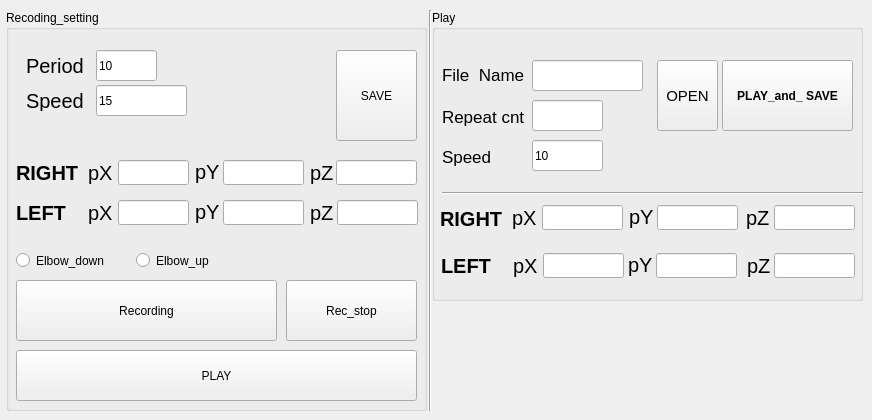
    <widget class="QWidget" name="tab_2">
     <attribute name="title">
      <string>Moving_path_recording</string>
     </attribute>
     <widget class="QGroupBox" name="groupBox_6">
      <property name="geometry">
       <rect>
        <x>6</x>
        <y>10</y>
        <width>421</width>
        <height>401</height>
       </rect>
      </property>
      <property name="title">
       <string>Recoding_setting</string>
      </property>
      <widget class="QLabel" name="label_4">
       <property name="geometry">
        <rect>
         <x>20</x>
         <y>45</y>
         <width>61</width>
         <height>21</height>
        </rect>
       </property>
       <property name="font">
        <font>
         <pointsize>15</pointsize>
         <weight>50</weight>
         <bold>false</bold>
        </font>
       </property>
       <property name="text">
        <string>Period</string>
       </property>
      </widget>
      <widget class="QLineEdit" name="recording_period">
       <property name="geometry">
        <rect>
         <x>90</x>
         <y>40</y>
         <width>61</width>
         <height>31</height>
        </rect>
       </property>
       <property name="text">
        <string>10</string>
       </property>
      </widget>
      <widget class="QLabel" name="label_56">
       <property name="geometry">
        <rect>
         <x>304</x>
         <y>147</y>
         <width>31</width>
         <height>31</height>
        </rect>
       </property>
       <property name="font">
        <font>
         <pointsize>15</pointsize>
         <weight>50</weight>
         <bold>false</bold>
        </font>
       </property>
       <property name="text">
        <string>pZ</string>
       </property>
      </widget>
      <widget class="QLabel" name="label_54">
       <property name="geometry">
        <rect>
         <x>10</x>
         <y>147</y>
         <width>71</width>
         <height>31</height>
        </rect>
       </property>
       <property name="font">
        <font>
         <pointsize>15</pointsize>
         <weight>75</weight>
         <bold>true</bold>
        </font>
       </property>
       <property name="text">
        <string>RIGHT</string>
       </property>
      </widget>
      <widget class="QLineEdit" name="r_path_py">
       <property name="geometry">
        <rect>
         <x>217</x>
         <y>150</y>
         <width>81</width>
         <height>25</height>
        </rect>
       </property>
      </widget>
      <widget class="QLabel" name="label_53">
       <property name="geometry">
        <rect>
         <x>82</x>
         <y>147</y>
         <width>31</width>
         <height>31</height>
        </rect>
       </property>
       <property name="font">
        <font>
         <pointsize>15</pointsize>
         <weight>50</weight>
         <bold>false</bold>
        </font>
       </property>
       <property name="text">
        <string>pX</string>
       </property>
      </widget>
      <widget class="QLineEdit" name="r_path_pz">
       <property name="geometry">
        <rect>
         <x>330</x>
         <y>150</y>
         <width>81</width>
         <height>25</height>
        </rect>
       </property>
      </widget>
      <widget class="QLabel" name="label_55">
       <property name="geometry">
        <rect>
         <x>189</x>
         <y>146</y>
         <width>31</width>
         <height>31</height>
        </rect>
       </property>
       <property name="font">
        <font>
         <pointsize>15</pointsize>
         <weight>50</weight>
         <bold>false</bold>
        </font>
       </property>
       <property name="text">
        <string>pY</string>
       </property>
      </widget>
      <widget class="QLineEdit" name="r_path_px">
       <property name="geometry">
        <rect>
         <x>112</x>
         <y>150</y>
         <width>71</width>
         <height>25</height>
        </rect>
       </property>
      </widget>
      <widget class="QLabel" name="label_60">
       <property name="geometry">
        <rect>
         <x>10</x>
         <y>187</y>
         <width>51</width>
         <height>31</height>
        </rect>
       </property>
       <property name="font">
        <font>
         <pointsize>15</pointsize>
         <weight>75</weight>
         <bold>true</bold>
        </font>
       </property>
       <property name="text">
        <string>LEFT</string>
       </property>
      </widget>
      <widget class="QLabel" name="label_59">
       <property name="geometry">
        <rect>
         <x>189</x>
         <y>186</y>
         <width>31</width>
         <height>31</height>
        </rect>
       </property>
       <property name="font">
        <font>
         <pointsize>15</pointsize>
         <weight>50</weight>
         <bold>false</bold>
        </font>
       </property>
       <property name="text">
        <string>pY</string>
       </property>
      </widget>
      <widget class="QLineEdit" name="l_path_pz">
       <property name="geometry">
        <rect>
         <x>331</x>
         <y>190</y>
         <width>81</width>
         <height>25</height>
        </rect>
       </property>
      </widget>
      <widget class="QLabel" name="label_58">
       <property name="geometry">
        <rect>
         <x>82</x>
         <y>187</y>
         <width>31</width>
         <height>31</height>
        </rect>
       </property>
       <property name="font">
        <font>
         <pointsize>15</pointsize>
         <weight>50</weight>
         <bold>false</bold>
        </font>
       </property>
       <property name="text">
        <string>pX</string>
       </property>
      </widget>
      <widget class="QLabel" name="label_57">
       <property name="geometry">
        <rect>
         <x>304</x>
         <y>187</y>
         <width>31</width>
         <height>31</height>
        </rect>
       </property>
       <property name="font">
        <font>
         <pointsize>15</pointsize>
         <weight>50</weight>
         <bold>false</bold>
        </font>
       </property>
       <property name="text">
        <string>pZ</string>
       </property>
      </widget>
      <widget class="QLineEdit" name="l_path_py">
       <property name="geometry">
        <rect>
         <x>217</x>
         <y>190</y>
         <width>81</width>
         <height>25</height>
        </rect>
       </property>
      </widget>
      <widget class="QLineEdit" name="l_path_px">
       <property name="geometry">
        <rect>
         <x>112</x>
         <y>190</y>
         <width>71</width>
         <height>25</height>
        </rect>
       </property>
      </widget>
      <widget class="QPushButton" name="recording_save">
       <property name="geometry">
        <rect>
         <x>330</x>
         <y>40</y>
         <width>81</width>
         <height>91</height>
        </rect>
       </property>
       <property name="text">
        <string>SAVE</string>
       </property>
      </widget>
      <widget class="QPushButton" name="recording">
       <property name="geometry">
        <rect>
         <x>10</x>
         <y>270</y>
         <width>261</width>
         <height>61</height>
        </rect>
       </property>
       <property name="font">
        <font>
         <weight>50</weight>
         <bold>false</bold>
        </font>
       </property>
       <property name="text">
        <string>Recording</string>
       </property>
      </widget>
      <widget class="QPushButton" name="recording_stop">
       <property name="geometry">
        <rect>
         <x>280</x>
         <y>270</y>
         <width>131</width>
         <height>61</height>
        </rect>
       </property>
       <property name="text">
        <string>Rec_stop</string>
       </property>
      </widget>
      <widget class="QPushButton" name="recording_play">
       <property name="geometry">
        <rect>
         <x>10</x>
         <y>340</y>
         <width>401</width>
         <height>51</height>
        </rect>
       </property>
       <property name="text">
        <string>PLAY</string>
       </property>
      </widget>
      <widget class="QLineEdit" name="recording_play_speed">
       <property name="geometry">
        <rect>
         <x>90</x>
         <y>75</y>
         <width>91</width>
         <height>31</height>
        </rect>
       </property>
       <property name="text">
        <string>15</string>
       </property>
      </widget>
      <widget class="QLabel" name="label_33">
       <property name="geometry">
        <rect>
         <x>20</x>
         <y>80</y>
         <width>61</width>
         <height>21</height>
        </rect>
       </property>
       <property name="font">
        <font>
         <pointsize>15</pointsize>
         <weight>50</weight>
         <bold>false</bold>
        </font>
       </property>
       <property name="text">
        <string>Speed</string>
       </property>
      </widget>
      <widget class="QRadioButton" name="elbow_down">
       <property name="geometry">
        <rect>
         <x>10</x>
         <y>240</y>
         <width>112</width>
         <height>21</height>
        </rect>
       </property>
       <property name="text">
        <string>Elbow_down</string>
       </property>
      </widget>
      <widget class="QRadioButton" name="elbow_up">
       <property name="geometry">
        <rect>
         <x>130</x>
         <y>240</y>
         <width>91</width>
         <height>21</height>
        </rect>
       </property>
       <property name="text">
        <string>Elbow_up</string>
       </property>
      </widget>
     </widget>
     <widget class="QGroupBox" name="groupBox_7">
      <property name="geometry">
       <rect>
        <x>432</x>
        <y>10</y>
        <width>431</width>
        <height>291</height>
       </rect>
      </property>
      <property name="title">
       <string>Play</string>
      </property>
      <widget class="QPushButton" name="path_play">
       <property name="geometry">
        <rect>
         <x>290</x>
         <y>50</y>
         <width>131</width>
         <height>71</height>
        </rect>
       </property>
       <property name="font">
        <font>
         <weight>75</weight>
         <bold>true</bold>
        </font>
       </property>
       <property name="text">
        <string>PLAY_and_ SAVE</string>
       </property>
      </widget>
      <widget class="QLabel" name="label_68">
       <property name="geometry">
        <rect>
         <x>80</x>
         <y>192</y>
         <width>31</width>
         <height>31</height>
        </rect>
       </property>
       <property name="font">
        <font>
         <pointsize>15</pointsize>
         <weight>50</weight>
         <bold>false</bold>
        </font>
       </property>
       <property name="text">
        <string>pX</string>
       </property>
      </widget>
      <widget class="QLabel" name="label_63">
       <property name="geometry">
        <rect>
         <x>314</x>
         <y>192</y>
         <width>31</width>
         <height>31</height>
        </rect>
       </property>
       <property name="font">
        <font>
         <pointsize>15</pointsize>
         <weight>50</weight>
         <bold>false</bold>
        </font>
       </property>
       <property name="text">
        <string>pZ</string>
       </property>
      </widget>
      <widget class="QLabel" name="label_67">
       <property name="geometry">
        <rect>
         <x>8</x>
         <y>193</y>
         <width>71</width>
         <height>31</height>
        </rect>
       </property>
       <property name="font">
        <font>
         <pointsize>15</pointsize>
         <weight>75</weight>
         <bold>true</bold>
        </font>
       </property>
       <property name="text">
        <string>RIGHT</string>
       </property>
      </widget>
      <widget class="QLabel" name="label_61">
       <property name="geometry">
        <rect>
         <x>315</x>
         <y>240</y>
         <width>31</width>
         <height>31</height>
        </rect>
       </property>
       <property name="font">
        <font>
         <pointsize>15</pointsize>
         <weight>50</weight>
         <bold>false</bold>
        </font>
       </property>
       <property name="text">
        <string>pZ</string>
       </property>
      </widget>
      <widget class="QLineEdit" name="r_path_play_py">
       <property name="geometry">
        <rect>
         <x>225</x>
         <y>195</y>
         <width>81</width>
         <height>25</height>
        </rect>
       </property>
      </widget>
      <widget class="QLineEdit" name="l_path_play_px">
       <property name="geometry">
        <rect>
         <x>111</x>
         <y>243</y>
         <width>81</width>
         <height>25</height>
        </rect>
       </property>
      </widget>
      <widget class="QLabel" name="label_65">
       <property name="geometry">
        <rect>
         <x>196</x>
         <y>239</y>
         <width>31</width>
         <height>31</height>
        </rect>
       </property>
       <property name="font">
        <font>
         <pointsize>15</pointsize>
         <weight>50</weight>
         <bold>false</bold>
        </font>
       </property>
       <property name="text">
        <string>pY</string>
       </property>
      </widget>
      <widget class="QLabel" name="label_66">
       <property name="geometry">
        <rect>
         <x>197</x>
         <y>191</y>
         <width>31</width>
         <height>31</height>
        </rect>
       </property>
       <property name="font">
        <font>
         <pointsize>15</pointsize>
         <weight>50</weight>
         <bold>false</bold>
        </font>
       </property>
       <property name="text">
        <string>pY</string>
       </property>
      </widget>
      <widget class="QLineEdit" name="l_path_play_pz">
       <property name="geometry">
        <rect>
         <x>342</x>
         <y>243</y>
         <width>81</width>
         <height>25</height>
        </rect>
       </property>
      </widget>
      <widget class="QLineEdit" name="r_path_play_px">
       <property name="geometry">
        <rect>
         <x>110</x>
         <y>195</y>
         <width>81</width>
         <height>25</height>
        </rect>
       </property>
      </widget>
      <widget class="QLineEdit" name="l_path_play_py">
       <property name="geometry">
        <rect>
         <x>224</x>
         <y>243</y>
         <width>81</width>
         <height>25</height>
        </rect>
       </property>
      </widget>
      <widget class="QLabel" name="label_64">
       <property name="geometry">
        <rect>
         <x>9</x>
         <y>240</y>
         <width>51</width>
         <height>31</height>
        </rect>
       </property>
       <property name="font">
        <font>
         <pointsize>15</pointsize>
         <weight>75</weight>
         <bold>true</bold>
        </font>
       </property>
       <property name="text">
        <string>LEFT</string>
       </property>
      </widget>
      <widget class="QLabel" name="label_62">
       <property name="geometry">
        <rect>
         <x>81</x>
         <y>240</y>
         <width>31</width>
         <height>31</height>
        </rect>
       </property>
       <property name="font">
        <font>
         <pointsize>15</pointsize>
         <weight>50</weight>
         <bold>false</bold>
        </font>
       </property>
       <property name="text">
        <string>pX</string>
       </property>
      </widget>
      <widget class="QLineEdit" name="r_path_play_pz">
       <property name="geometry">
        <rect>
         <x>342</x>
         <y>195</y>
         <width>81</width>
         <height>25</height>
        </rect>
       </property>
      </widget>
      <widget class="QPushButton" name="play_open">
       <property name="geometry">
        <rect>
         <x>225</x>
         <y>50</y>
         <width>61</width>
         <height>71</height>
        </rect>
       </property>
       <property name="font">
        <font>
         <pointsize>11</pointsize>
        </font>
       </property>
       <property name="text">
        <string>OPEN</string>
       </property>
      </widget>
      <widget class="QLineEdit" name="play_file_name">
       <property name="geometry">
        <rect>
         <x>100</x>
         <y>50</y>
         <width>111</width>
         <height>31</height>
        </rect>
       </property>
      </widget>
      <widget class="QLabel" name="label_12">
       <property name="geometry">
        <rect>
         <x>10</x>
         <y>56</y>
         <width>101</width>
         <height>17</height>
        </rect>
       </property>
       <property name="font">
        <font>
         <pointsize>13</pointsize>
         <weight>50</weight>
         <bold>false</bold>
        </font>
       </property>
       <property name="text">
        <string>File_Name</string>
       </property>
      </widget>
      <widget class="QLabel" name="label_13">
       <property name="geometry">
        <rect>
         <x>10</x>
         <y>96</y>
         <width>111</width>
         <height>21</height>
        </rect>
       </property>
       <property name="font">
        <font>
         <pointsize>13</pointsize>
         <weight>50</weight>
         <bold>false</bold>
        </font>
       </property>
       <property name="text">
        <string>Repeat cnt</string>
       </property>
      </widget>
      <widget class="QLineEdit" name="play_repeat_count">
       <property name="geometry">
        <rect>
         <x>100</x>
         <y>90</y>
         <width>71</width>
         <height>31</height>
        </rect>
       </property>
      </widget>
      <widget class="QLabel" name="label_32">
       <property name="geometry">
        <rect>
         <x>10</x>
         <y>136</y>
         <width>101</width>
         <height>21</height>
        </rect>
       </property>
       <property name="font">
        <font>
         <pointsize>13</pointsize>
         <weight>50</weight>
         <bold>false</bold>
        </font>
       </property>
       <property name="text">
        <string>Speed</string>
       </property>
      </widget>
      <widget class="QLineEdit" name="play_speed">
       <property name="geometry">
        <rect>
         <x>100</x>
         <y>130</y>
         <width>71</width>
         <height>31</height>
        </rect>
       </property>
       <property name="text">
        <string>10</string>
       </property>
      </widget>
      <widget class="Line" name="line_12">
       <property name="geometry">
        <rect>
         <x>10</x>
         <y>175</y>
         <width>431</width>
         <height>16</height>
        </rect>
       </property>
       <property name="orientation">
        <enum>Qt::Horizontal</enum>
       </property>
      </widget>
     </widget>
     <widget class="Line" name="line_11">
      <property name="geometry">
       <rect>
        <x>420</x>
        <y>10</y>
        <width>20</width>
        <height>401</height>
       </rect>
      </property>
      <property name="orientation">
       <enum>Qt::Vertical</enum>
      </property>
     </widget>
    </widget>
